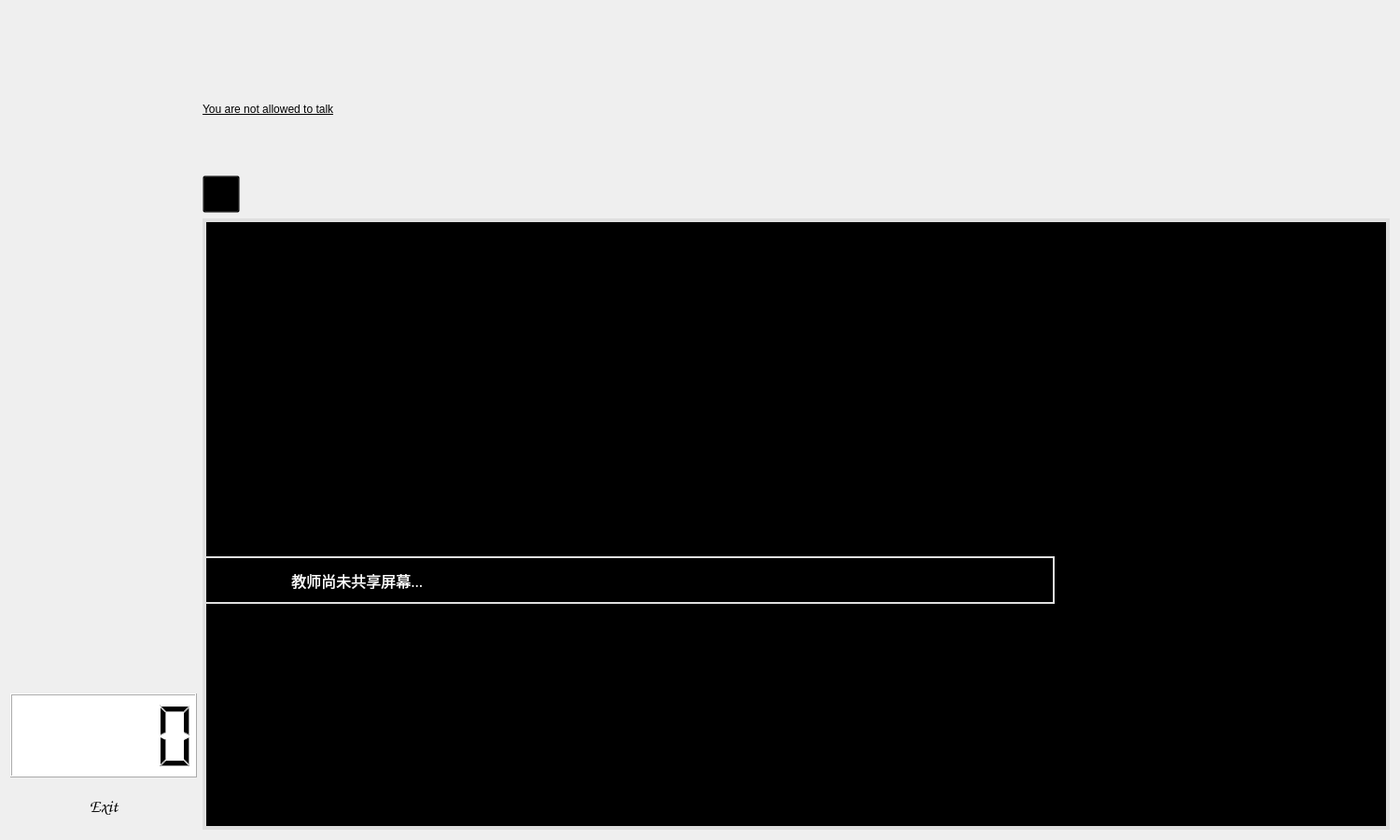
<?xml version="1.0" encoding="UTF-8"?>
<ui version="4.0">
 <class>Student_win2</class>
 <widget class="QDialog" name="Student_win2">
  <property name="geometry">
   <rect>
    <x>0</x>
    <y>0</y>
    <width>1500</width>
    <height>900</height>
   </rect>
  </property>
  <property name="windowTitle">
   <string>Dialog</string>
  </property>
  <property name="styleSheet">
   <string notr="true">QDialog#Student_win2{
	
}</string>
  </property>
  <layout class="QGridLayout" name="gridLayout">
   <item row="0" column="0" rowspan="3">
    <layout class="QVBoxLayout" name="verticalLayout_3" stretch="8,1,1">
     <item>
      <spacer name="verticalSpacer">
       <property name="orientation">
        <enum>Qt::Vertical</enum>
       </property>
       <property name="sizeHint" stdset="0">
        <size>
         <width>20</width>
         <height>40</height>
        </size>
       </property>
      </spacer>
     </item>
     <item>
      <widget class="QLCDNumber" name="TimelcdNumber">
       <property name="minimumSize">
        <size>
         <width>0</width>
         <height>30</height>
        </size>
       </property>
       <property name="maximumSize">
        <size>
         <width>200</width>
         <height>90</height>
        </size>
       </property>
       <property name="styleSheet">
        <string notr="true">background-color: rgb(255, 255, 255);</string>
       </property>
      </widget>
     </item>
     <item>
      <widget class="QPushButton" name="btnExitClass">
       <property name="minimumSize">
        <size>
         <width>0</width>
         <height>45</height>
        </size>
       </property>
       <property name="maximumSize">
        <size>
         <width>200</width>
         <height>50</height>
        </size>
       </property>
       <property name="font">
        <font>
         <family>Comic Sans MS</family>
         <pointsize>14</pointsize>
        </font>
       </property>
       <property name="styleSheet">
        <string notr="true">background-color: transparent;
border-radius:10px;
</string>
       </property>
       <property name="text">
        <string>Exit</string>
       </property>
      </widget>
     </item>
    </layout>
   </item>
   <item row="0" column="1" rowspan="3" colspan="2">
    <layout class="QVBoxLayout" name="verticalLayout" stretch="0,1,1,5">
     <item>
      <spacer name="verticalSpacer_2">
       <property name="orientation">
        <enum>Qt::Vertical</enum>
       </property>
       <property name="sizeHint" stdset="0">
        <size>
         <width>20</width>
         <height>40</height>
        </size>
       </property>
      </spacer>
     </item>
     <item>
      <widget class="QLabel" name="VoiceStatusLbl">
       <property name="styleSheet">
        <string notr="true">background-color: transparent;
text-decoration: underline;
font: 13pt &quot;HGF8_CNKI&quot;;
color:rgb(0, 0, 0)
</string>
       </property>
       <property name="text">
        <string>You are not allowed to talk</string>
       </property>
      </widget>
     </item>
     <item>
      <widget class="QPushButton" name="StopVoicingBtn">
       <property name="minimumSize">
        <size>
         <width>20</width>
         <height>20</height>
        </size>
       </property>
       <property name="maximumSize">
        <size>
         <width>40</width>
         <height>40</height>
        </size>
       </property>
       <property name="styleSheet">
        <string notr="true">background-color: transparent;</string>
       </property>
       <property name="text">
        <string/>
       </property>
      </widget>
     </item>
     <item>
      <widget class="QScrollArea" name="scrollArea">
       <property name="styleSheet">
        <string notr="true">
background-color: rgb(0, 0, 0);
border-width: 2px;
border-color: rgb(223, 223, 223);
border-style: solid;
</string>
       </property>
       <property name="widgetResizable">
        <bool>true</bool>
       </property>
       <widget class="QWidget" name="scrollAreaWidgetContents">
        <property name="geometry">
         <rect>
          <x>0</x>
          <y>0</y>
          <width>978</width>
          <height>648</height>
         </rect>
        </property>
        <property name="minimumSize">
         <size>
          <width>640</width>
          <height>470</height>
         </size>
        </property>
        <widget class="QLabel" name="ShraredScreenArea">
         <property name="geometry">
          <rect>
           <x>0</x>
           <y>360</y>
           <width>911</width>
           <height>51</height>
          </rect>
         </property>
         <property name="maximumSize">
          <size>
           <width>984</width>
           <height>728</height>
          </size>
         </property>
         <property name="font">
          <font>
           <family>仿宋</family>
           <pointsize>12</pointsize>
          </font>
         </property>
         <property name="layoutDirection">
          <enum>Qt::LeftToRight</enum>
         </property>
         <property name="styleSheet">
          <string notr="true">color: rgb(255, 255, 255);</string>
         </property>
         <property name="text">
          <string>                     教师尚未共享屏幕...</string>
         </property>
        </widget>
       </widget>
      </widget>
     </item>
    </layout>
   </item>
  </layout>
 </widget>
 <resources/>
 <connections/>
</ui>
